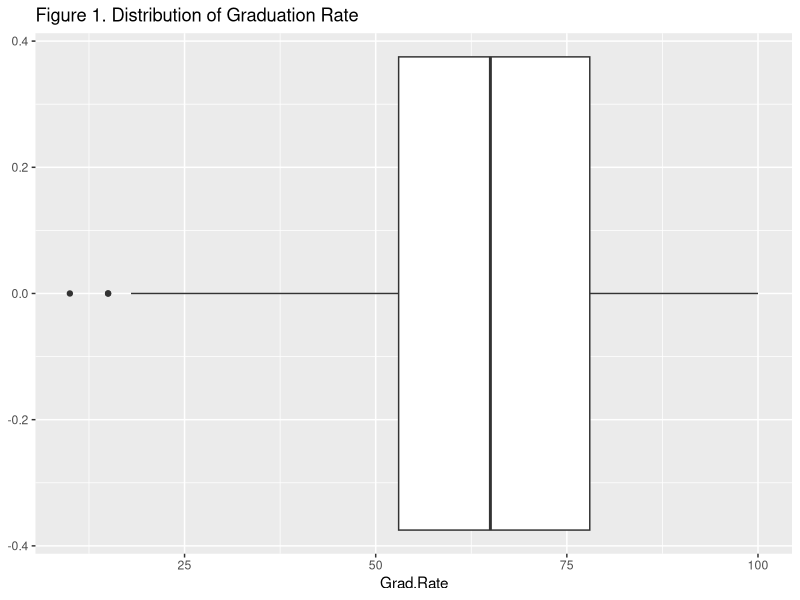
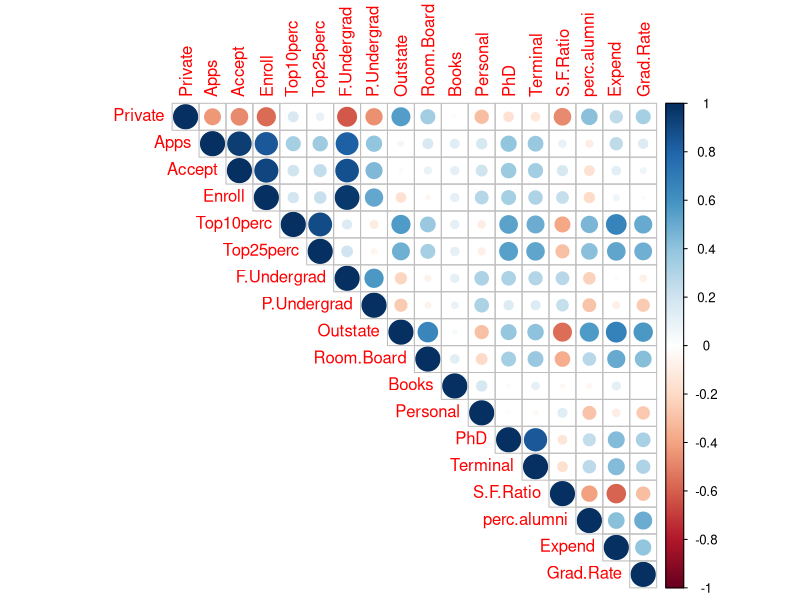

Generate these figures, in order, with R:
## ---- chunk 1
knitr::opts_chunk$set(echo = TRUE)
## ---- chunk 2
#Load all required packages
library(ggplot2)
library(broom)
library(gridExtra)
library(dplyr)
library(class)
library(tidyverse)
library(gridExtra)
library(leaps)
library(corrplot)
library(RColorBrewer)
library(glmnet)
## ---- chunk 3
#loading data needed
collegeData<-read.csv("collegedata.csv")
## ---- chunk 4
glimpse(collegeData)
## ---- chunk 5
ggplot(data=collegeData,aes(x=Grad.Rate))+
  geom_boxplot()+
  ggtitle("Figure 1. Distribution of Graduation Rate")
## ---- chunk 6
gradmax<-max(collegeData$Grad.Rate)
gradmin<-min(collegeData$Grad.Rate)
knitr::kable(c("Largest" = gradmax,"Smallest" = gradmin),caption =  "Table 1. Largest and Smallest")
## ---- chunk 7
## MSE = RSS/n
MSE<-sum((collegeData$Grad.Rate-mean(collegeData$Grad.Rate))^2)/776
RMSE<-sqrt(MSE)
knitr::kable(c("MSE" = MSE,"RMSE" = RMSE),caption = "Table 2.MSE and RMSE")
## ---- chunk 8
fac_ratio_only<-lm(data = collegeData, Grad.Rate~S.F.Ratio)
SFonly_Pred<-data.frame("Y_hat" = rep(NA,776))
SFonly_Pred$Y_hat<-predict(fac_ratio_only)
MSE_fac_Ratio<-sum((SFonly_Pred$Y_hat-mean(SFonly_Pred$Y_hat))^2)/776
RMSE_fac_Ratio<-sqrt(MSE_fac_Ratio)
## ---- chunk 9
collegeData$Private<-ifelse(collegeData$Private == "Yes",1,0)
M<-cor(collegeData[,2:19])
corrplot(M, method = "circle",type = "upper")
## ---- chunk 10
XD <- model.matrix(Grad.Rate ~ ., data = collegeData[,-1])
## ---- chunk 11
# Train Ridge
ridge.model2<- glmnet(XD[,-1], collegeData$Grad.Rate, alpha = 0, lambda =2 , standardize = TRUE)
## ---- chunk 12
# Print the coefficients
Betas <- data.frame("Ridge" = as.numeric(coefficients(ridge.model2)))
rownames(Betas) <- colnames(XD)
knitr::kable(Betas,
            caption = "Table 3. Coefficients with Tuning Parameter = 2")
## ---- chunk 13
knitr::kable(sum(ridge.model2$beta),caption = "Table 4. Sum of Coefficients when lambda = 2 ")
## ---- chunk 14
ridge.model200<- glmnet(XD[,-1], collegeData$Grad.Rate, alpha = 0, lambda =200 , standardize = TRUE)


Betas200 <- data.frame("Ridge" = as.numeric(coefficients(ridge.model2)))
rownames(Betas200) <- colnames(XD)
knitr::kable(Betas200,
            caption = "Table 5. Coefficients with Tuning Parameter = 200 ")
## ---- chunk 15
knitr::kable(sum(ridge.model200$beta),caption = "Table 6. Sum of Coefficients when lambda = 200")
